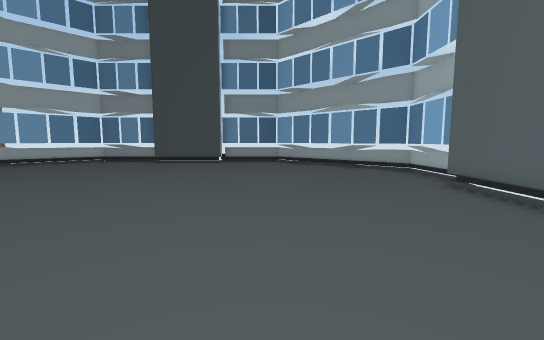
View 1 (above)

13 first-person views from a walk through a scene from a Unity 3-D project. The camera is 1.2 m above the floor, tilts 6° down and sees 90° across. The floor is counted in squares, 1 m on a side. Each view is taken from the middle of a square. On the plan, view 1 faces up. The plan holds only what a view shows up to about 13 squares ahead; the rest is blank. The place goes on beyond the plan. The player is left out. Some surface patterns are stand-ins.

View 2
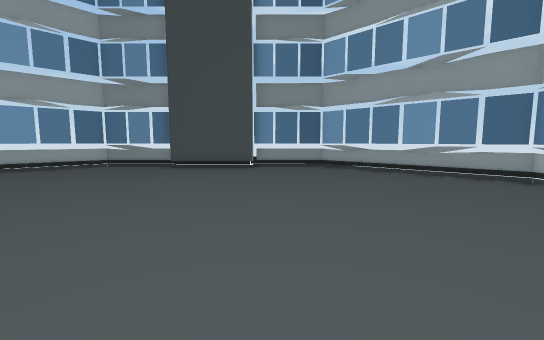

View 3
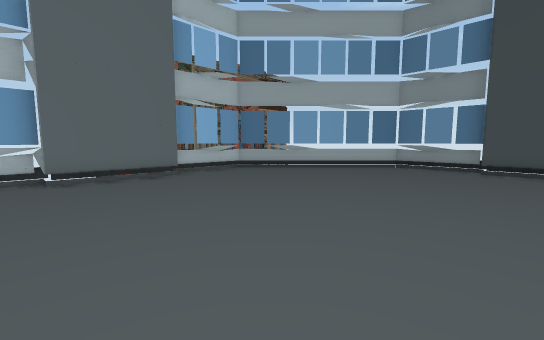

View 4
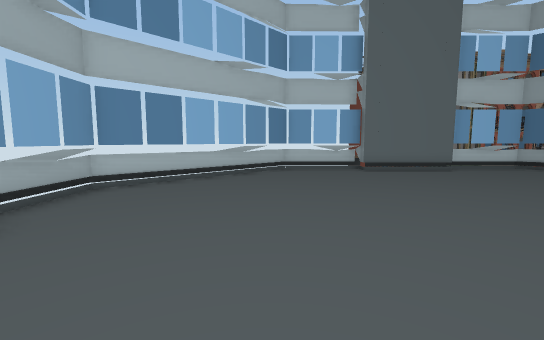

View 5
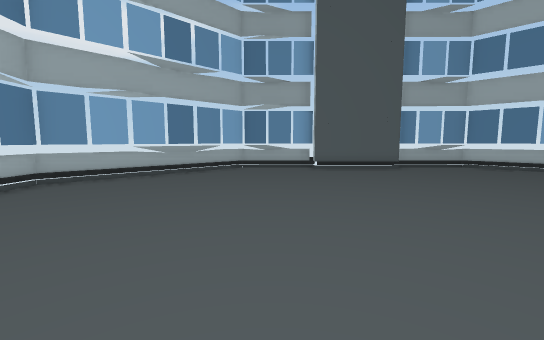

View 6
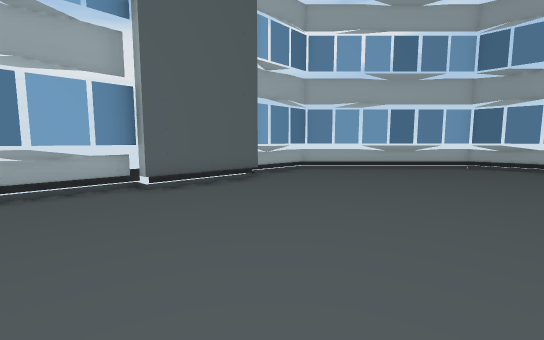

View 7
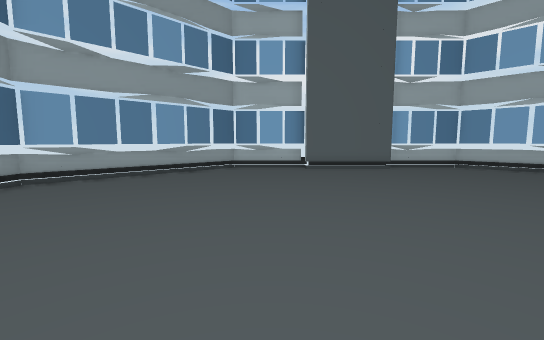

View 8
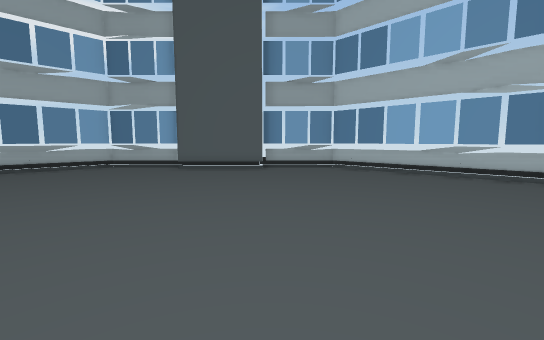

View 9
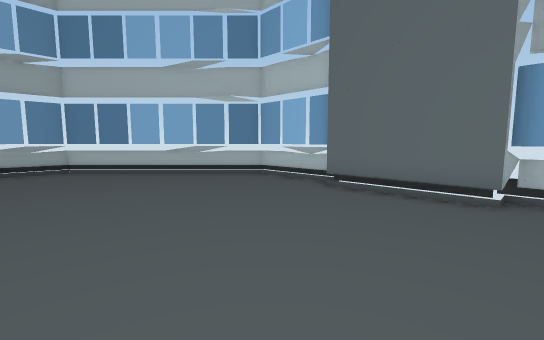

View 10
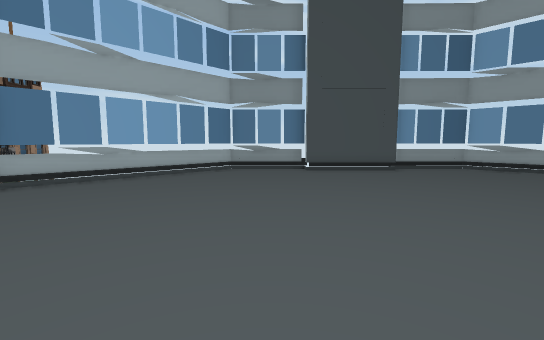

View 11
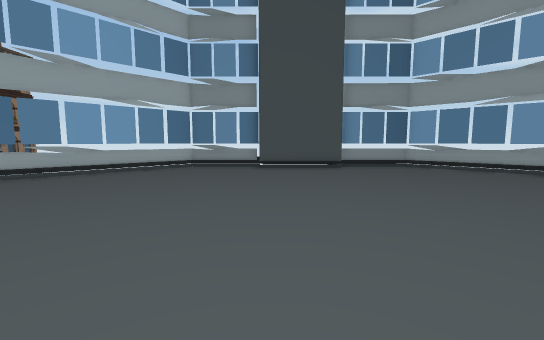

View 12
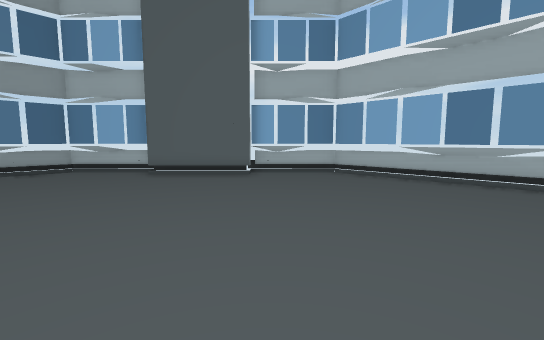

View 13
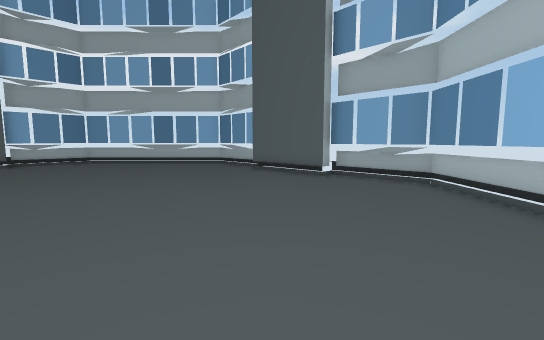

### Floor plan
Points are (right, up) in squares from view 1. A wall is a line through its corners. A room is listed if a view was taken in it or the views show most of it. See-through windows are left out.
Room 1 (views 1, 2, 3, 4, 5, 6, 7, 8, 9, 10, 11, 12, 13)
walls: (-2.8, 15.2) (-6.6, 15.2); (-6.5, 15.7) (-9.7, 15.7) (-14.7, 10.7) (-14.7, 7.5) (-14.3, 7.5) (-14.3, 3.8) (-14.7, 3.8) (-14.7, 0.7) (-9.7, -4.3) (-6.6, -4.3); (-6.6, -3.9) (-2.9, -3.9); (5, 7.5) (5.5, 7.5); (4.9, 3.8) (4.9, 7.5); (5.3, 7.5) (5.3, 10.7) (0.3, 15.7) (-2.9, 15.7); (-2.9, -4.3) (0.3, -4.3) (5.3, 0.7) (5.3, 3.9); (-6.6, -4.6) (-6.6, -4.1)
low walls: (-3.5, 15.4) (-5.5, 15.4); (-6.5, 15.9) (-9.8, 15.9) (-10.2, 15.5); (-15, 4) (-15, 0.5) (-9.8, -4.8); (5, 3.9) (5, 7.5); (-6.6, -4.1) (-3, -4.1); (-12.5, 13.2) (-13.2, 12.5); (-7.5, 16.1) (-9.9, 16) (-12.4, 13.5); (-13.4, 12.2) (-14.2, 11.4); (-11.5, 14.2) (-12.2, 13.5); (-12.5, 13.4) (-15, 10.9) (-15, 7.4); (5.5, 7.5) (5.5, 10.7) (0.3, 15.9); (-10.4, 15.2) (-11.2, 14.4); (-3.1, -4.6) (0.3, -4.6) (5.6, 0.7); (-14.5, 11.2) (-15, 10.7); (-15, 0.7) (-9.8, -4.5) (-6.6, -4.6); (-8.7, -4.7) (-7.5, -4.7); (5.7, 10.8) (0.5, 16) (-2.7, 15.9); (0.7, -4.4) (5.6, 0.4) (5.6, 4)

Positions as (right, up) in squares from view 1, and headings:
1: (0, 0), facing up
2: (-2, 3), facing up
3: (-5, 3), facing up-left
4: (-3, 0), facing left
5: (-1, 8), facing down
6: (-2, 10), facing down-right
7: (-7, 9), facing right
8: (-7, 8), facing down
9: (-8, 8), facing down-left
10: (-8, 4), facing up
11: (-6, 3), facing up
12: (-5, 3), facing right
13: (-12, 4), facing down-right
